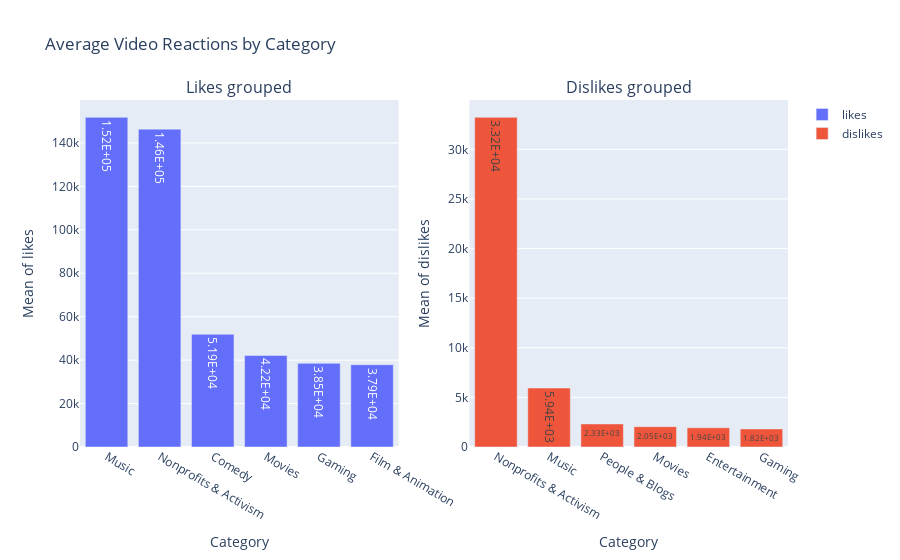

This figure's notebook cell:
### Code cell
configure_plotly_browser_state()
fig = make_subplots(
    rows = 1, 
    cols = 2,
    subplot_titles=("Likes grouped", "Dislikes grouped")
    )

fig.add_trace(
    go.Bar(name='likes', 
           x = getlikes.index, 
           y = getlikes.values,
           text = numFormated(getlikes.values),
           textposition='auto'),
    row = 1, col = 1
    )
fig.add_trace(
    go.Bar(name='dislikes',
           x = getdislikes.index, 
           y = getdislikes.values,
           text = numFormated(getdislikes.values),
           textposition='auto'),
    row = 1, col = 2
    )

fig.update_xaxes(title_text="Category", row=1, col=1)
fig.update_xaxes(title_text="Category", row=1, col=2)

fig.update_yaxes(title_text="Mean of likes", row=1, col=1)
fig.update_yaxes(title_text="Mean of dislikes",row=1, col=2)

fig.update_layout(title = "Average Video Reactions by Category")
fig.show()

### Figure 1 — Plotly figure (JSON) as saved in the notebook; plotly's stock layout.template omitted (floating-point values rounded to 4 significant figures)
{"data": [{"name": "likes", "text": ["1.52E+05", "1.46E+05", "5.19E+04", "4.22E+04", "3.85E+04", "3.79E+04"], "textposition": "auto", "x": ["Music", "Nonprofits & Activism", "Comedy", "Movies", "Gaming", "Film & Animation"], "y": [151800.0, 146300.0, 51900.0, 42150.0, 38520.0, 37890.0], "type": "bar", "xaxis": "x", "yaxis": "y"}, {"name": "dislikes", "text": ["3.32E+04", "5.94E+03", "2.33E+03", "2.05E+03", "1.94E+03", "1.82E+03"], "textposition": "auto", "x": ["Nonprofits & Activism", "Music", "People & Blogs", "Movies", "Entertainment", "Gaming"], "y": [33230.0, 5942.0, 2325.0, 2047.0, 1937.0, 1822.0], "type": "bar", "xaxis": "x2", "yaxis": "y2"}], "layout": {"xaxis": {"anchor": "y", "domain": [0, 0.45], "title": {"text": "Category"}}, "yaxis": {"anchor": "x", "domain": [0, 1], "title": {"text": "Mean of likes"}}, "xaxis2": {"anchor": "y2", "domain": [0.55, 1], "title": {"text": "Category"}}, "yaxis2": {"anchor": "x2", "domain": [0, 1], "title": {"text": "Mean of dislikes"}}, "annotations": [{"font": {"size": 16}, "showarrow": false, "text": "Likes grouped", "x": 0.225, "xanchor": "center", "xref": "paper", "y": 1, "yanchor": "bottom", "yref": "paper"}, {"font": {"size": 16}, "showarrow": false, "text": "Dislikes grouped", "x": 0.775, "xanchor": "center", "xref": "paper", "y": 1, "yanchor": "bottom", "yref": "paper"}], "title": {"text": "Average Video Reactions by Category"}}}
